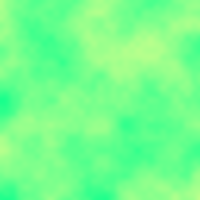
Frame 1 (no input)
Frame 60 (no input): identical to frame 1, image omitted
Frame 120 (the mouse pressed at the canvas centre since frame 60): identical to frame 1, image omitted

The p5.js sketch that drew this single still picture (run headless with seeded random() and noise() and a simulated clock; from frame 60 on, the mouse is pressed at the canvas centre):

// p5.js sketch
// ── sketch.js
var increment = 0.02; // Amount of change

function setup() {
  // put setup code here
  createCanvas(200, 200);
  pixelDensity(1);
}

function draw() {
  loadPixels();

  var yoff = 0;
  for (let y = 0; y < height; y++) {
    var xoff = 0; // Reset xoffset for each row
    for (let x = 0; x < width; x++) {
      let index = (x + y * width) * 4;
      var r = noise(xoff, yoff) * 255;
      pixels[index + 0] = r;
      pixels[index + 1] = 255;
      pixels[index + 2] = 140;
      pixels[index + 3] = 255;

      xoff += increment;
    }
    yoff += increment; // Increment after each row
  }

  updatePixels();
}
